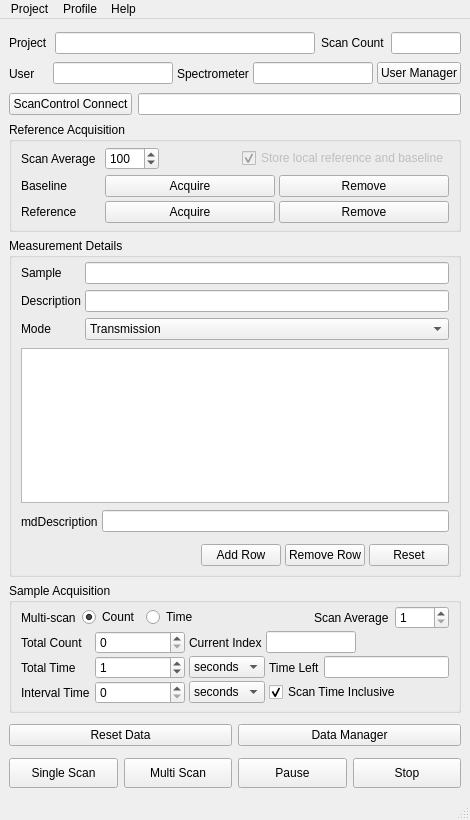
<?xml version="1.0" encoding="UTF-8"?>
<ui version="4.0">
 <class>DataAcquisition</class>
 <widget class="QMainWindow" name="DataAcquisition">
  <property name="geometry">
   <rect>
    <x>0</x>
    <y>0</y>
    <width>470</width>
    <height>820</height>
   </rect>
  </property>
  <property name="windowTitle">
   <string>Data Acquisition</string>
  </property>
  <property name="windowIcon">
   <iconset>
    <normaloff>../resources/dotTHz_icon.ico</normaloff>../resources/dotTHz_icon.ico</iconset>
  </property>
  <widget class="QWidget" name="centralwidget">
   <layout class="QVBoxLayout" name="verticalLayout">
    <property name="leftMargin">
     <number>9</number>
    </property>
    <property name="topMargin">
     <number>12</number>
    </property>
    <property name="rightMargin">
     <number>9</number>
    </property>
    <item>
     <widget class="QFrame" name="frame_13">
      <property name="minimumSize">
       <size>
        <width>0</width>
        <height>85</height>
       </size>
      </property>
      <property name="frameShape">
       <enum>QFrame::Shape::NoFrame</enum>
      </property>
      <property name="frameShadow">
       <enum>QFrame::Shadow::Raised</enum>
      </property>
      <layout class="QVBoxLayout" name="verticalLayout_5">
       <property name="spacing">
        <number>6</number>
       </property>
       <property name="leftMargin">
        <number>0</number>
       </property>
       <property name="topMargin">
        <number>0</number>
       </property>
       <property name="rightMargin">
        <number>0</number>
       </property>
       <property name="bottomMargin">
        <number>0</number>
       </property>
       <item>
        <widget class="QFrame" name="frame_11">
         <property name="minimumSize">
          <size>
           <width>0</width>
           <height>0</height>
          </size>
         </property>
         <property name="maximumSize">
          <size>
           <width>16777215</width>
           <height>30</height>
          </size>
         </property>
         <property name="frameShape">
          <enum>QFrame::Shape::NoFrame</enum>
         </property>
         <property name="frameShadow">
          <enum>QFrame::Shadow::Raised</enum>
         </property>
         <layout class="QHBoxLayout" name="horizontalLayout_12">
          <property name="leftMargin">
           <number>0</number>
          </property>
          <property name="topMargin">
           <number>0</number>
          </property>
          <property name="rightMargin">
           <number>0</number>
          </property>
          <property name="bottomMargin">
           <number>0</number>
          </property>
          <item>
           <widget class="QLabel" name="label_14">
            <property name="minimumSize">
             <size>
              <width>40</width>
              <height>0</height>
             </size>
            </property>
            <property name="maximumSize">
             <size>
              <width>16777215</width>
              <height>16777215</height>
             </size>
            </property>
            <property name="text">
             <string>Project</string>
            </property>
           </widget>
          </item>
          <item>
           <widget class="QLineEdit" name="lineEdit_project">
            <property name="readOnly">
             <bool>true</bool>
            </property>
           </widget>
          </item>
          <item>
           <widget class="QLabel" name="label_18">
            <property name="text">
             <string>Scan Count</string>
            </property>
           </widget>
          </item>
          <item>
           <widget class="QLineEdit" name="lineEdit_scan_count">
            <property name="maximumSize">
             <size>
              <width>70</width>
              <height>16777215</height>
             </size>
            </property>
            <property name="readOnly">
             <bool>true</bool>
            </property>
           </widget>
          </item>
         </layout>
        </widget>
       </item>
       <item>
        <widget class="QFrame" name="frame_12">
         <property name="minimumSize">
          <size>
           <width>0</width>
           <height>0</height>
          </size>
         </property>
         <property name="frameShape">
          <enum>QFrame::Shape::NoFrame</enum>
         </property>
         <property name="frameShadow">
          <enum>QFrame::Shadow::Raised</enum>
         </property>
         <layout class="QHBoxLayout" name="horizontalLayout_13">
          <property name="spacing">
           <number>4</number>
          </property>
          <property name="leftMargin">
           <number>0</number>
          </property>
          <property name="topMargin">
           <number>0</number>
          </property>
          <property name="rightMargin">
           <number>0</number>
          </property>
          <property name="bottomMargin">
           <number>0</number>
          </property>
          <item>
           <widget class="QLabel" name="label_16">
            <property name="minimumSize">
             <size>
              <width>40</width>
              <height>0</height>
             </size>
            </property>
            <property name="text">
             <string>User</string>
            </property>
           </widget>
          </item>
          <item>
           <widget class="QLineEdit" name="lineEdit_user">
            <property name="readOnly">
             <bool>true</bool>
            </property>
           </widget>
          </item>
          <item>
           <widget class="QLabel" name="label_17">
            <property name="text">
             <string>Spectrometer</string>
            </property>
           </widget>
          </item>
          <item>
           <widget class="QLineEdit" name="lineEdit_spectrometer">
            <property name="readOnly">
             <bool>true</bool>
            </property>
           </widget>
          </item>
          <item>
           <widget class="QPushButton" name="pushButton_user_manager">
            <property name="text">
             <string>User Manager</string>
            </property>
           </widget>
          </item>
         </layout>
        </widget>
       </item>
       <item>
        <widget class="QFrame" name="frame">
         <property name="minimumSize">
          <size>
           <width>0</width>
           <height>0</height>
          </size>
         </property>
         <property name="maximumSize">
          <size>
           <width>16777215</width>
           <height>30</height>
          </size>
         </property>
         <property name="frameShape">
          <enum>QFrame::Shape::NoFrame</enum>
         </property>
         <property name="frameShadow">
          <enum>QFrame::Shadow::Raised</enum>
         </property>
         <layout class="QHBoxLayout" name="horizontalLayout">
          <property name="leftMargin">
           <number>0</number>
          </property>
          <property name="topMargin">
           <number>0</number>
          </property>
          <property name="rightMargin">
           <number>0</number>
          </property>
          <property name="bottomMargin">
           <number>0</number>
          </property>
          <item>
           <widget class="QPushButton" name="pushButton_connect">
            <property name="text">
             <string>ScanControl Connect</string>
            </property>
           </widget>
          </item>
          <item>
           <widget class="QLineEdit" name="lineEdit_sys_status">
            <property name="readOnly">
             <bool>true</bool>
            </property>
           </widget>
          </item>
         </layout>
        </widget>
       </item>
      </layout>
     </widget>
    </item>
    <item>
     <widget class="QGroupBox" name="groupBox_2">
      <property name="maximumSize">
       <size>
        <width>16777215</width>
        <height>130</height>
       </size>
      </property>
      <property name="title">
       <string>Reference Acquisition</string>
      </property>
      <layout class="QVBoxLayout" name="verticalLayout_3">
       <property name="spacing">
        <number>4</number>
       </property>
       <property name="topMargin">
        <number>4</number>
       </property>
       <property name="bottomMargin">
        <number>6</number>
       </property>
       <item>
        <widget class="QFrame" name="frame_10">
         <property name="minimumSize">
          <size>
           <width>0</width>
           <height>25</height>
          </size>
         </property>
         <property name="frameShape">
          <enum>QFrame::Shape::NoFrame</enum>
         </property>
         <property name="frameShadow">
          <enum>QFrame::Shadow::Raised</enum>
         </property>
         <layout class="QHBoxLayout" name="horizontalLayout_11">
          <property name="spacing">
           <number>4</number>
          </property>
          <property name="leftMargin">
           <number>0</number>
          </property>
          <property name="topMargin">
           <number>0</number>
          </property>
          <property name="rightMargin">
           <number>0</number>
          </property>
          <property name="bottomMargin">
           <number>0</number>
          </property>
          <item>
           <widget class="QLabel" name="label_15">
            <property name="minimumSize">
             <size>
              <width>80</width>
              <height>0</height>
             </size>
            </property>
            <property name="text">
             <string>Scan Average</string>
            </property>
           </widget>
          </item>
          <item>
           <widget class="QSpinBox" name="spinBox_ref_scan_avg">
            <property name="minimum">
             <number>1</number>
            </property>
            <property name="maximum">
             <number>5000</number>
            </property>
            <property name="value">
             <number>100</number>
            </property>
           </widget>
          </item>
          <item>
           <spacer name="horizontalSpacer_5">
            <property name="orientation">
             <enum>Qt::Orientation::Horizontal</enum>
            </property>
            <property name="sizeHint" stdset="0">
             <size>
              <width>40</width>
              <height>20</height>
             </size>
            </property>
           </spacer>
          </item>
          <item>
           <widget class="QCheckBox" name="checkBox_store_local">
            <property name="enabled">
             <bool>false</bool>
            </property>
            <property name="layoutDirection">
             <enum>Qt::LayoutDirection::LeftToRight</enum>
            </property>
            <property name="text">
             <string>Store local reference and baseline</string>
            </property>
            <property name="checked">
             <bool>true</bool>
            </property>
           </widget>
          </item>
         </layout>
        </widget>
       </item>
       <item>
        <widget class="QFrame" name="frame_5">
         <property name="frameShape">
          <enum>QFrame::Shape::NoFrame</enum>
         </property>
         <property name="frameShadow">
          <enum>QFrame::Shadow::Raised</enum>
         </property>
         <layout class="QHBoxLayout" name="horizontalLayout_6">
          <property name="spacing">
           <number>4</number>
          </property>
          <property name="leftMargin">
           <number>0</number>
          </property>
          <property name="topMargin">
           <number>0</number>
          </property>
          <property name="rightMargin">
           <number>0</number>
          </property>
          <property name="bottomMargin">
           <number>0</number>
          </property>
          <item>
           <widget class="QLabel" name="label_8">
            <property name="maximumSize">
             <size>
              <width>80</width>
              <height>16777215</height>
             </size>
            </property>
            <property name="text">
             <string>Baseline</string>
            </property>
           </widget>
          </item>
          <item>
           <widget class="QPushButton" name="pushButton_baseline_acquire">
            <property name="text">
             <string>Acquire</string>
            </property>
           </widget>
          </item>
          <item>
           <widget class="QPushButton" name="pushButton_baseline_remove">
            <property name="text">
             <string>Remove</string>
            </property>
            <property name="checkable">
             <bool>false</bool>
            </property>
           </widget>
          </item>
         </layout>
        </widget>
       </item>
       <item>
        <widget class="QFrame" name="frame_6">
         <property name="frameShape">
          <enum>QFrame::Shape::NoFrame</enum>
         </property>
         <property name="frameShadow">
          <enum>QFrame::Shadow::Raised</enum>
         </property>
         <layout class="QHBoxLayout" name="horizontalLayout_7">
          <property name="spacing">
           <number>4</number>
          </property>
          <property name="leftMargin">
           <number>0</number>
          </property>
          <property name="topMargin">
           <number>0</number>
          </property>
          <property name="rightMargin">
           <number>0</number>
          </property>
          <property name="bottomMargin">
           <number>0</number>
          </property>
          <item>
           <widget class="QLabel" name="label_9">
            <property name="maximumSize">
             <size>
              <width>80</width>
              <height>16777215</height>
             </size>
            </property>
            <property name="text">
             <string>Reference</string>
            </property>
           </widget>
          </item>
          <item>
           <widget class="QPushButton" name="pushButton_ref_acquire">
            <property name="text">
             <string>Acquire</string>
            </property>
           </widget>
          </item>
          <item>
           <widget class="QPushButton" name="pushButton_ref_remove">
            <property name="text">
             <string>Remove</string>
            </property>
           </widget>
          </item>
         </layout>
        </widget>
       </item>
      </layout>
     </widget>
    </item>
    <item>
     <widget class="QGroupBox" name="groupBox_3">
      <property name="title">
       <string>Measurement Details</string>
      </property>
      <layout class="QVBoxLayout" name="verticalLayout_4">
       <property name="topMargin">
        <number>4</number>
       </property>
       <property name="bottomMargin">
        <number>4</number>
       </property>
       <item>
        <widget class="QFrame" name="frame_7">
         <property name="minimumSize">
          <size>
           <width>0</width>
           <height>80</height>
          </size>
         </property>
         <property name="frameShape">
          <enum>QFrame::Shape::NoFrame</enum>
         </property>
         <property name="frameShadow">
          <enum>QFrame::Shadow::Raised</enum>
         </property>
         <layout class="QFormLayout" name="formLayout">
          <property name="horizontalSpacing">
           <number>4</number>
          </property>
          <property name="leftMargin">
           <number>0</number>
          </property>
          <property name="topMargin">
           <number>0</number>
          </property>
          <property name="rightMargin">
           <number>0</number>
          </property>
          <property name="bottomMargin">
           <number>0</number>
          </property>
          <item row="0" column="0">
           <widget class="QLabel" name="label_10">
            <property name="text">
             <string>Sample</string>
            </property>
           </widget>
          </item>
          <item row="0" column="1">
           <widget class="QLineEdit" name="lineEdit_sample"/>
          </item>
          <item row="1" column="0">
           <widget class="QLabel" name="label_11">
            <property name="text">
             <string>Description</string>
            </property>
           </widget>
          </item>
          <item row="1" column="1">
           <widget class="QLineEdit" name="lineEdit_description"/>
          </item>
          <item row="2" column="0">
           <widget class="QLabel" name="label_12">
            <property name="text">
             <string>Mode</string>
            </property>
           </widget>
          </item>
          <item row="2" column="1">
           <widget class="QComboBox" name="comboBox_mode">
            <item>
             <property name="text">
              <string>Transmission</string>
             </property>
            </item>
            <item>
             <property name="text">
              <string>Reflection</string>
             </property>
            </item>
           </widget>
          </item>
         </layout>
        </widget>
       </item>
       <item>
        <widget class="QTableWidget" name="tableWidget"/>
       </item>
       <item>
        <widget class="QFrame" name="frame_8">
         <property name="minimumSize">
          <size>
           <width>0</width>
           <height>25</height>
          </size>
         </property>
         <property name="frameShape">
          <enum>QFrame::Shape::NoFrame</enum>
         </property>
         <property name="frameShadow">
          <enum>QFrame::Shadow::Raised</enum>
         </property>
         <layout class="QHBoxLayout" name="horizontalLayout_9">
          <property name="spacing">
           <number>4</number>
          </property>
          <property name="leftMargin">
           <number>0</number>
          </property>
          <property name="topMargin">
           <number>0</number>
          </property>
          <property name="rightMargin">
           <number>0</number>
          </property>
          <property name="bottomMargin">
           <number>0</number>
          </property>
          <item>
           <widget class="QLabel" name="label_13">
            <property name="text">
             <string>mdDescription</string>
            </property>
           </widget>
          </item>
          <item>
           <widget class="QLineEdit" name="lineEdit_mdDescription">
            <property name="readOnly">
             <bool>true</bool>
            </property>
           </widget>
          </item>
         </layout>
        </widget>
       </item>
       <item>
        <widget class="QFrame" name="frame_9">
         <property name="minimumSize">
          <size>
           <width>0</width>
           <height>30</height>
          </size>
         </property>
         <property name="frameShape">
          <enum>QFrame::Shape::NoFrame</enum>
         </property>
         <property name="frameShadow">
          <enum>QFrame::Shadow::Raised</enum>
         </property>
         <layout class="QHBoxLayout" name="horizontalLayout_10">
          <property name="spacing">
           <number>4</number>
          </property>
          <property name="leftMargin">
           <number>0</number>
          </property>
          <property name="topMargin">
           <number>0</number>
          </property>
          <property name="rightMargin">
           <number>0</number>
          </property>
          <property name="bottomMargin">
           <number>0</number>
          </property>
          <item>
           <spacer name="horizontalSpacer_6">
            <property name="orientation">
             <enum>Qt::Orientation::Horizontal</enum>
            </property>
            <property name="sizeHint" stdset="0">
             <size>
              <width>40</width>
              <height>20</height>
             </size>
            </property>
           </spacer>
          </item>
          <item>
           <widget class="QPushButton" name="pushButton_add_row">
            <property name="text">
             <string>Add Row</string>
            </property>
           </widget>
          </item>
          <item>
           <widget class="QPushButton" name="pushButton_remove_row">
            <property name="text">
             <string>Remove Row</string>
            </property>
           </widget>
          </item>
          <item>
           <widget class="QPushButton" name="pushButton_reset_metatable">
            <property name="text">
             <string>Reset</string>
            </property>
           </widget>
          </item>
         </layout>
        </widget>
       </item>
      </layout>
     </widget>
    </item>
    <item>
     <widget class="QGroupBox" name="groupBox">
      <property name="maximumSize">
       <size>
        <width>16777215</width>
        <height>140</height>
       </size>
      </property>
      <property name="title">
       <string>Sample Acquisition</string>
      </property>
      <layout class="QVBoxLayout" name="verticalLayout_2">
       <property name="spacing">
        <number>2</number>
       </property>
       <property name="topMargin">
        <number>3</number>
       </property>
       <property name="bottomMargin">
        <number>6</number>
       </property>
       <item>
        <widget class="QFrame" name="frame_3">
         <property name="frameShape">
          <enum>QFrame::Shape::NoFrame</enum>
         </property>
         <property name="frameShadow">
          <enum>QFrame::Shadow::Raised</enum>
         </property>
         <layout class="QHBoxLayout" name="horizontalLayout_2">
          <property name="leftMargin">
           <number>0</number>
          </property>
          <property name="topMargin">
           <number>0</number>
          </property>
          <property name="rightMargin">
           <number>0</number>
          </property>
          <property name="bottomMargin">
           <number>0</number>
          </property>
          <item>
           <widget class="QLabel" name="label">
            <property name="text">
             <string>Multi-scan</string>
            </property>
           </widget>
          </item>
          <item>
           <widget class="QRadioButton" name="radioButton">
            <property name="text">
             <string>Count</string>
            </property>
            <property name="checked">
             <bool>true</bool>
            </property>
           </widget>
          </item>
          <item>
           <widget class="QRadioButton" name="radioButton_2">
            <property name="text">
             <string>Time</string>
            </property>
           </widget>
          </item>
          <item>
           <spacer name="horizontalSpacer_3">
            <property name="orientation">
             <enum>Qt::Orientation::Horizontal</enum>
            </property>
            <property name="sizeHint" stdset="0">
             <size>
              <width>40</width>
              <height>20</height>
             </size>
            </property>
           </spacer>
          </item>
          <item>
           <widget class="QLabel" name="label_2">
            <property name="text">
             <string>Scan Average</string>
            </property>
           </widget>
          </item>
          <item>
           <widget class="QSpinBox" name="spinBox_sample_scan_avg">
            <property name="minimum">
             <number>1</number>
            </property>
            <property name="maximum">
             <number>1000</number>
            </property>
           </widget>
          </item>
         </layout>
        </widget>
       </item>
       <item>
        <widget class="QWidget" name="widget_count" native="true">
         <layout class="QHBoxLayout" name="horizontalLayout_3">
          <property name="spacing">
           <number>4</number>
          </property>
          <property name="leftMargin">
           <number>0</number>
          </property>
          <property name="topMargin">
           <number>0</number>
          </property>
          <property name="rightMargin">
           <number>0</number>
          </property>
          <property name="bottomMargin">
           <number>0</number>
          </property>
          <item>
           <widget class="QLabel" name="label_3">
            <property name="minimumSize">
             <size>
              <width>70</width>
              <height>0</height>
             </size>
            </property>
            <property name="text">
             <string>Total Count</string>
            </property>
           </widget>
          </item>
          <item>
           <widget class="QSpinBox" name="spinBox_2">
            <property name="minimumSize">
             <size>
              <width>90</width>
              <height>0</height>
             </size>
            </property>
            <property name="maximum">
             <number>100000</number>
            </property>
           </widget>
          </item>
          <item>
           <widget class="QLabel" name="label_4">
            <property name="text">
             <string>Current Index</string>
            </property>
           </widget>
          </item>
          <item>
           <widget class="QLineEdit" name="lineEdit_2">
            <property name="minimumSize">
             <size>
              <width>90</width>
              <height>0</height>
             </size>
            </property>
            <property name="maximumSize">
             <size>
              <width>90</width>
              <height>16777215</height>
             </size>
            </property>
            <property name="readOnly">
             <bool>true</bool>
            </property>
           </widget>
          </item>
          <item>
           <spacer name="horizontalSpacer">
            <property name="orientation">
             <enum>Qt::Orientation::Horizontal</enum>
            </property>
            <property name="sizeHint" stdset="0">
             <size>
              <width>40</width>
              <height>20</height>
             </size>
            </property>
           </spacer>
          </item>
         </layout>
        </widget>
       </item>
       <item>
        <widget class="QWidget" name="widget_time" native="true">
         <layout class="QHBoxLayout" name="horizontalLayout_5">
          <property name="spacing">
           <number>4</number>
          </property>
          <property name="leftMargin">
           <number>0</number>
          </property>
          <property name="topMargin">
           <number>0</number>
          </property>
          <property name="rightMargin">
           <number>0</number>
          </property>
          <property name="bottomMargin">
           <number>0</number>
          </property>
          <item>
           <widget class="QLabel" name="label_6">
            <property name="minimumSize">
             <size>
              <width>70</width>
              <height>0</height>
             </size>
            </property>
            <property name="text">
             <string>Total Time</string>
            </property>
           </widget>
          </item>
          <item>
           <widget class="QSpinBox" name="spinBox_4">
            <property name="minimumSize">
             <size>
              <width>90</width>
              <height>0</height>
             </size>
            </property>
            <property name="maximum">
             <number>10000</number>
            </property>
            <property name="value">
             <number>1</number>
            </property>
           </widget>
          </item>
          <item>
           <widget class="QComboBox" name="comboBox_total_time_unit">
            <item>
             <property name="text">
              <string>seconds</string>
             </property>
            </item>
            <item>
             <property name="text">
              <string>minutes</string>
             </property>
            </item>
            <item>
             <property name="text">
              <string>hours</string>
             </property>
            </item>
           </widget>
          </item>
          <item>
           <widget class="QLabel" name="label_7">
            <property name="text">
             <string>Time Left</string>
            </property>
           </widget>
          </item>
          <item>
           <widget class="QLineEdit" name="lineEdit_3">
            <property name="readOnly">
             <bool>true</bool>
            </property>
           </widget>
          </item>
         </layout>
        </widget>
       </item>
       <item>
        <widget class="QFrame" name="frame_4">
         <property name="frameShape">
          <enum>QFrame::Shape::NoFrame</enum>
         </property>
         <property name="frameShadow">
          <enum>QFrame::Shadow::Raised</enum>
         </property>
         <layout class="QHBoxLayout" name="horizontalLayout_4">
          <property name="spacing">
           <number>4</number>
          </property>
          <property name="leftMargin">
           <number>0</number>
          </property>
          <property name="topMargin">
           <number>0</number>
          </property>
          <property name="rightMargin">
           <number>0</number>
          </property>
          <property name="bottomMargin">
           <number>0</number>
          </property>
          <item>
           <widget class="QLabel" name="label_5">
            <property name="minimumSize">
             <size>
              <width>70</width>
              <height>0</height>
             </size>
            </property>
            <property name="maximumSize">
             <size>
              <width>16777215</width>
              <height>60</height>
             </size>
            </property>
            <property name="text">
             <string>Interval Time</string>
            </property>
           </widget>
          </item>
          <item>
           <widget class="QSpinBox" name="spinBox_3">
            <property name="minimumSize">
             <size>
              <width>90</width>
              <height>0</height>
             </size>
            </property>
            <property name="maximum">
             <number>1000</number>
            </property>
           </widget>
          </item>
          <item>
           <widget class="QComboBox" name="comboBox_interval_time_unit">
            <item>
             <property name="text">
              <string>seconds</string>
             </property>
            </item>
            <item>
             <property name="text">
              <string>minutes</string>
             </property>
            </item>
            <item>
             <property name="text">
              <string>hours</string>
             </property>
            </item>
           </widget>
          </item>
          <item>
           <widget class="QCheckBox" name="checkBox_interval_inclusive">
            <property name="text">
             <string>Scan Time Inclusive</string>
            </property>
            <property name="checked">
             <bool>true</bool>
            </property>
           </widget>
          </item>
          <item>
           <spacer name="horizontalSpacer_2">
            <property name="orientation">
             <enum>Qt::Orientation::Horizontal</enum>
            </property>
            <property name="sizeHint" stdset="0">
             <size>
              <width>40</width>
              <height>20</height>
             </size>
            </property>
           </spacer>
          </item>
         </layout>
        </widget>
       </item>
      </layout>
     </widget>
    </item>
    <item>
     <widget class="QFrame" name="frame_14">
      <property name="minimumSize">
       <size>
        <width>0</width>
        <height>70</height>
       </size>
      </property>
      <property name="frameShape">
       <enum>QFrame::Shape::NoFrame</enum>
      </property>
      <property name="frameShadow">
       <enum>QFrame::Shadow::Raised</enum>
      </property>
      <layout class="QVBoxLayout" name="verticalLayout_6">
       <property name="spacing">
        <number>6</number>
       </property>
       <property name="leftMargin">
        <number>0</number>
       </property>
       <property name="topMargin">
        <number>3</number>
       </property>
       <property name="rightMargin">
        <number>0</number>
       </property>
       <property name="bottomMargin">
        <number>0</number>
       </property>
       <item>
        <widget class="QFrame" name="frame_15">
         <property name="frameShape">
          <enum>QFrame::Shape::NoFrame</enum>
         </property>
         <property name="frameShadow">
          <enum>QFrame::Shadow::Raised</enum>
         </property>
         <layout class="QHBoxLayout" name="horizontalLayout_14">
          <property name="leftMargin">
           <number>0</number>
          </property>
          <property name="topMargin">
           <number>0</number>
          </property>
          <property name="rightMargin">
           <number>0</number>
          </property>
          <property name="bottomMargin">
           <number>0</number>
          </property>
          <item>
           <widget class="QPushButton" name="pushButton_reset_data">
            <property name="text">
             <string>Reset Data</string>
            </property>
           </widget>
          </item>
          <item>
           <widget class="QPushButton" name="pushButton_data_manager">
            <property name="text">
             <string>Data Manager</string>
            </property>
           </widget>
          </item>
         </layout>
        </widget>
       </item>
       <item>
        <widget class="QFrame" name="frame_2">
         <property name="minimumSize">
          <size>
           <width>0</width>
           <height>35</height>
          </size>
         </property>
         <property name="maximumSize">
          <size>
           <width>16777215</width>
           <height>30</height>
          </size>
         </property>
         <property name="frameShape">
          <enum>QFrame::Shape::NoFrame</enum>
         </property>
         <property name="frameShadow">
          <enum>QFrame::Shadow::Raised</enum>
         </property>
         <layout class="QHBoxLayout" name="horizontalLayout_8">
          <property name="leftMargin">
           <number>0</number>
          </property>
          <property name="topMargin">
           <number>0</number>
          </property>
          <property name="rightMargin">
           <number>0</number>
          </property>
          <property name="bottomMargin">
           <number>0</number>
          </property>
          <item>
           <widget class="QPushButton" name="pushButton_single_scan">
            <property name="minimumSize">
             <size>
              <width>0</width>
              <height>30</height>
             </size>
            </property>
            <property name="text">
             <string>Single Scan</string>
            </property>
           </widget>
          </item>
          <item>
           <widget class="QPushButton" name="pushButton_multi_scan">
            <property name="minimumSize">
             <size>
              <width>0</width>
              <height>30</height>
             </size>
            </property>
            <property name="text">
             <string>Multi Scan</string>
            </property>
           </widget>
          </item>
          <item>
           <widget class="QPushButton" name="pushButton_pause">
            <property name="minimumSize">
             <size>
              <width>0</width>
              <height>30</height>
             </size>
            </property>
            <property name="text">
             <string>Pause</string>
            </property>
           </widget>
          </item>
          <item>
           <widget class="QPushButton" name="pushButton_stop">
            <property name="minimumSize">
             <size>
              <width>0</width>
              <height>30</height>
             </size>
            </property>
            <property name="text">
             <string>Stop</string>
            </property>
           </widget>
          </item>
         </layout>
        </widget>
       </item>
      </layout>
     </widget>
    </item>
   </layout>
  </widget>
  <widget class="QMenuBar" name="menubar">
   <property name="geometry">
    <rect>
     <x>0</x>
     <y>0</y>
     <width>470</width>
     <height>33</height>
    </rect>
   </property>
   <widget class="QMenu" name="menuFile">
    <property name="title">
     <string>Project</string>
    </property>
    <addaction name="actionNew"/>
    <addaction name="actionOpen"/>
    <addaction name="actionSave"/>
    <addaction name="actionSave_As"/>
    <addaction name="actionExit"/>
   </widget>
   <widget class="QMenu" name="menuHelp">
    <property name="title">
     <string>Help</string>
    </property>
    <addaction name="actionShow_Logs"/>
    <addaction name="actionDump_Logs"/>
    <addaction name="actionAbout_Data_Acquisition"/>
   </widget>
   <widget class="QMenu" name="menuUser">
    <property name="title">
     <string>Profile</string>
    </property>
    <addaction name="actionOpen_Manager"/>
   </widget>
   <addaction name="menuFile"/>
   <addaction name="menuUser"/>
   <addaction name="menuHelp"/>
  </widget>
  <widget class="QStatusBar" name="statusbar"/>
  <action name="actionNew">
   <property name="text">
    <string>New</string>
   </property>
  </action>
  <action name="actionSave">
   <property name="text">
    <string>Save</string>
   </property>
  </action>
  <action name="actionSave_As">
   <property name="text">
    <string>Save As</string>
   </property>
  </action>
  <action name="actionExit">
   <property name="text">
    <string>Exit</string>
   </property>
  </action>
  <action name="actionShow_Logs">
   <property name="text">
    <string>Show Logs</string>
   </property>
  </action>
  <action name="actionAbout_Data_Acquisition">
   <property name="text">
    <string>About Data Acquisition</string>
   </property>
  </action>
  <action name="actionOpen_Manager">
   <property name="text">
    <string>Profile Manager</string>
   </property>
  </action>
  <action name="actionOpen">
   <property name="text">
    <string>Open</string>
   </property>
  </action>
  <action name="actionDump_Logs">
   <property name="text">
    <string>Dump Logs</string>
   </property>
  </action>
 </widget>
 <resources/>
 <connections/>
</ui>
